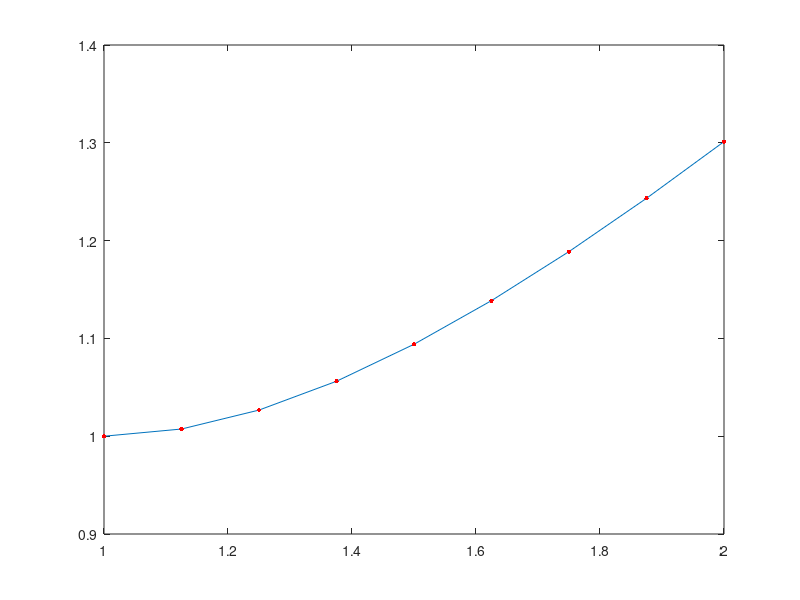

MATLAB code to generate this figure:
%Runge Kutta de orden 3
y1 = @(t,y) t-y^(3/2); %Ec. Diff. Ordinaria a solucionar
y0=1; %condición inicial
a=1;b=2; %Intervalos
N=8;
h = (b-a)/N;
yt=zeros(1,N);yt(1)=y0;
a1=a;
for i=1:N
k1=h*y1(a1,y0);
k2=h*y1(a1+h/2,y0+k1/2);
k3=h*y1(a1+h,y0+k1+2*k2);
yp=y0+(k1+4*k2+k3)/6;yt(i+1)=yp;
fprintf('%d| yn=%f| k1=%f| k2=%f| k3=%f y_n+1=%f\n',i,y0,k1,k2,k3,yp)
y0=yp; a1=a1+h;
end
t=a:h:b;
pa=polyfit(t,yt,4); % minimos cuadrados
pt=polyval(pa,t);
plot(t,pt,t,yt,'.r','MarkerSize',10)

